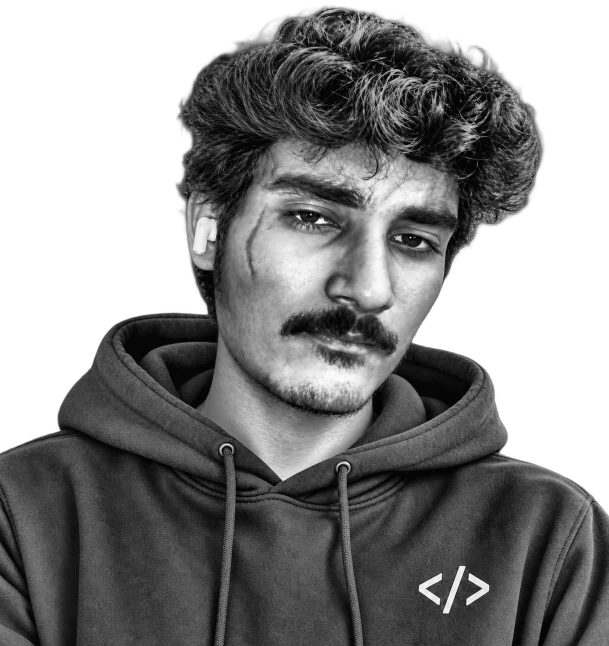
#> input picture source-prepped.png, 1217 x 1292 px (shown at 1/2 size)
$ python make_ascii_svg.py
#> lines starting #> are read from the running program, lines starting #| are printed output that depends on the picture
#!/usr/bin/env python3
"""
make_ascii_svg.py — Convert source-prepped.png into an animated ASCII portrait SVG.

The portrait reveals row-by-row with a typing effect and then freezes.
"""

import sys
from pathlib import Path
from PIL import Image
import html

# ── Configuration ─────────────────────────────────────────────────
COLS = 90          # character columns
ROWS = 50          # character rows (auto-adjusted for aspect ratio)
DENSITY_RAMP = " .`:-=+*cs#%@"
FONT_SIZE = 10     # px
LINE_HEIGHT = 1.15
CHAR_WIDTH = 6.02  # approximate width of a monospace char at this font size
BG_COLOR = "#0d1117"
FG_COLOR = "#c9d1d9"
ANIMATION_ROW_DELAY = 0.04  # seconds between rows


def image_to_ascii_grid(img_path: Path) -> list[str]:
    """Convert a grayscale image to a grid of ASCII characters."""
    img = Image.open(img_path).convert("L")

    # Compute rows to preserve aspect ratio (chars are ~2x taller than wide)
    aspect = img.height / img.width
    rows = int(COLS * aspect * 0.45)
    rows = max(20, min(rows, 70))

    img_resized = img.resize((COLS, rows), Image.LANCZOS)
    pixels = img_resized.load()

    ramp_len = len(DENSITY_RAMP)
    grid = []
    for y in range(rows):
        row_chars = []
        for x in range(COLS):
            brightness = pixels[x, y]  # 0=black, 255=white
            idx = int(brightness / 256 * ramp_len)
            idx = max(0, min(idx, ramp_len - 1))
            row_chars.append(DENSITY_RAMP[idx])
        grid.append("".join(row_chars))
    return grid


def build_svg(grid: list[str]) -> str:
    """Build an SVG string with row-by-row reveal animation."""
    num_rows = len(grid)
    line_h = FONT_SIZE * LINE_HEIGHT

    # Terminal UI Constants
    PADDING = 24
    TITLE_BAR_H = 36
    CARD_W = int(COLS * CHAR_WIDTH) + PADDING * 2
    content_h = int(num_rows * line_h)
    svg_height = TITLE_BAR_H + PADDING * 2 + content_h

    total_anim_time = num_rows * ANIMATION_ROW_DELAY + 0.5

    lines = []
    lines.append(f'<svg xmlns="http://www.w3.org/2000/svg" '
                 f'viewBox="0 0 {CARD_W} {svg_height}" '
                 f'width="{CARD_W}" height="{svg_height}">')

    # Styles
    lines.append("<style>")
    lines.append(f"  svg {{ background: transparent; }}")
    lines.append(f"  .card-bg {{ fill: {BG_COLOR}; stroke: #30363d; stroke-width: 1; rx: 10; }}")
    lines.append(f"  text {{")
    lines.append(f"    font-family: 'Courier New', 'Fira Code', monospace;")
    lines.append(f"    font-size: {FONT_SIZE}px;")
    lines.append(f"    fill: {FG_COLOR};")
    lines.append(f"    white-space: pre;")
    lines.append(f"    dominant-baseline: text-before-edge;")
    lines.append(f"  }}")
    lines.append(f"  .title {{ fill: #58a6ff; font-size: 12px; font-family: 'Fira Code', 'Courier New', monospace; }}")
    duration = 8.0
    for i in range(num_rows):
        delay = i * ANIMATION_ROW_DELAY
        start_pct = (delay / duration) * 100
        end_pct = ((delay + 0.15) / duration) * 100
        lines.append(f"  @keyframes rAnim{i} {{")
        lines.append(f"    0%, {start_pct:.2f}% {{ opacity: 0; }}")
        lines.append(f"    {end_pct:.2f}%, 95% {{ opacity: 1; }}")
        lines.append(f"    96%, 100% {{ opacity: 0; }}")
        lines.append(f"  }}")
        lines.append(f"  .r{i} {{ opacity: 0; animation: rAnim{i} {duration}s ease-out infinite; }}")

    cursor_appear = (num_rows - 1) * ANIMATION_ROW_DELAY
    c_start = (cursor_appear / duration) * 100
    c_b1 = min(c_start + 2, 95)
    c_b2 = min(c_start + 4, 95)
    c_b3 = min(c_start + 6, 95)
    c_b4 = min(c_start + 8, 95)
    lines.append(f"  @keyframes cursorAnim {{")
    lines.append(f"    0%, {c_start:.2f}% {{ opacity: 0; }}")
    lines.append(f"    {c_start:.2f}%, {c_b1:.2f}% {{ opacity: 1; }}")
    lines.append(f"    {c_b1:.2f}%, {c_b2:.2f}% {{ opacity: 0; }}")
    lines.append(f"    {c_b2:.2f}%, {c_b3:.2f}% {{ opacity: 1; }}")
    lines.append(f"    {c_b3:.2f}%, {c_b4:.2f}% {{ opacity: 0; }}")
    lines.append(f"    {c_b4:.2f}%, 95% {{ opacity: 1; }}")
    lines.append(f"    96%, 100% {{ opacity: 0; }}")
    lines.append(f"  }}")
    lines.append(f"  .cursor {{ opacity: 0; animation: cursorAnim {duration}s infinite; }}")
    lines.append("</style>")

    # Card background
    lines.append(f'<rect class="card-bg" x="1" y="1" width="{CARD_W - 2}" height="{svg_height - 2}" />')

    # Title bar dots
    dot_y = 16
    lines.append(f'<circle cx="18" cy="{dot_y}" r="6" fill="#ff5f56" />')
    lines.append(f'<circle cx="38" cy="{dot_y}" r="6" fill="#ffbd2e" />')
    lines.append(f'<circle cx="58" cy="{dot_y}" r="6" fill="#27c93f" />')
    lines.append(f'<text class="title" x="{CARD_W // 2}" y="10" text-anchor="middle">portrait — bash</text>')

    # Render each row as a <text> element
    content_y_start = TITLE_BAR_H + PADDING
    for i, row_text in enumerate(grid):
        y = content_y_start + i * line_h
        escaped = html.escape(row_text, quote=True)
        lines.append(f'<text x="{PADDING}" y="{y:.1f}" class="r{i}">{escaped}</text>')

    # Terminal cursor that follows the last revealed row
    cursor_x = PADDING
    cursor_y = content_y_start + (num_rows - 1) * line_h
    cursor_appear = (num_rows - 1) * ANIMATION_ROW_DELAY
    lines.append(f'<rect class="cursor" x="{cursor_x}" y="{cursor_y:.1f}" '
                 f'width="{CHAR_WIDTH}" height="{FONT_SIZE}" fill="#58a6ff"></rect>')

    lines.append("</svg>")
    return "\n".join(lines)


def main():
    repo_root = Path(__file__).resolve().parent.parent
    src = repo_root / "source-prepped.png"
    dst = repo_root / "avi-ascii.svg"

    if not src.exists():
        print(f"❌ {src.name} not found. Run prep_photo.py first.")
        sys.exit(1)

    print(f"🎨 Generating ASCII portrait from {src.name} …")
    grid = image_to_ascii_grid(src)
#> in image_to_ascii_grid, img is the input picture: PIL image 1217x1292 L; min 0, max 255, mean 141.3
#> in image_to_ascii_grid, `img_resized = img.resize((COLS, rows), Image.LANCZOS)`:
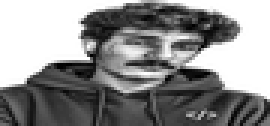
#> img_resized: PIL image 90x42 L (shown 3 times larger); min 0, max 255, mean 141.1
#> after the loop in image_to_ascii_grid, `for y in range(rows):`: grid = 42 items
#> grid = 42 items
    svg_content = build_svg(grid)
#> in build_svg, `num_rows = len(grid)`: num_rows = 42
#> in build_svg, `content_h = int(num_rows * line_h)`: content_h = 483
#> in build_svg, `svg_height = TITLE_BAR_H + PADDING * 2 + content_h`: svg_height = 567
#> in build_svg, `total_anim_time = num_rows * ANIMATION_ROW_DELAY + 0.5`: total_anim_time = 2.18
#> after the loop in build_svg, `for i in range(num_rows):`: lines = 264 items
#> in build_svg, `cursor_appear = (num_rows - 1) * ANIMATION_ROW_DELAY`: cursor_appear = 1.64
#> in build_svg, `c_start = (cursor_appear / duration) * 100`: c_start = 20.5
#> in build_svg, `c_b1 = min(c_start + 2, 95)`: c_b1 = 22.5
#> in build_svg, `c_b2 = min(c_start + 4, 95)`: c_b2 = 24.5
#> in build_svg, `c_b3 = min(c_start + 6, 95)`: c_b3 = 26.5
#> in build_svg, `c_b4 = min(c_start + 8, 95)`: c_b4 = 28.5
#> the loop in build_svg, `for i, row_text in enumerate(grid):` made 42 passes
#> y on passes 1 to 12: 60, 71.5, 83, 94.5, 106, 117.5, 129, 140.5, 152, 163.5, 175, 186.5
#> after the loop in build_svg, `for i, row_text in enumerate(grid):`: lines = 322 items
#> in build_svg, `cursor_y = content_y_start + (num_rows - 1) * line_h`: cursor_y = 531.5

    dst.write_text(svg_content, encoding="utf-8")
    print(f"✅ Saved {dst.name} ({dst.stat().st_size:,} bytes, {len(grid)} rows)")
#| ✅ Saved avi-ascii.svg (14,503 bytes, 42 rows)


if __name__ == "__main__":
    main()
